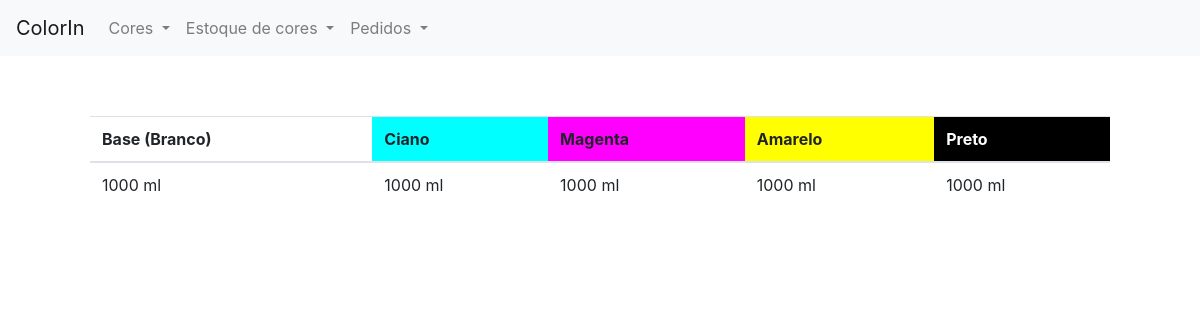
The page /stock_status on the database as committed earlier.
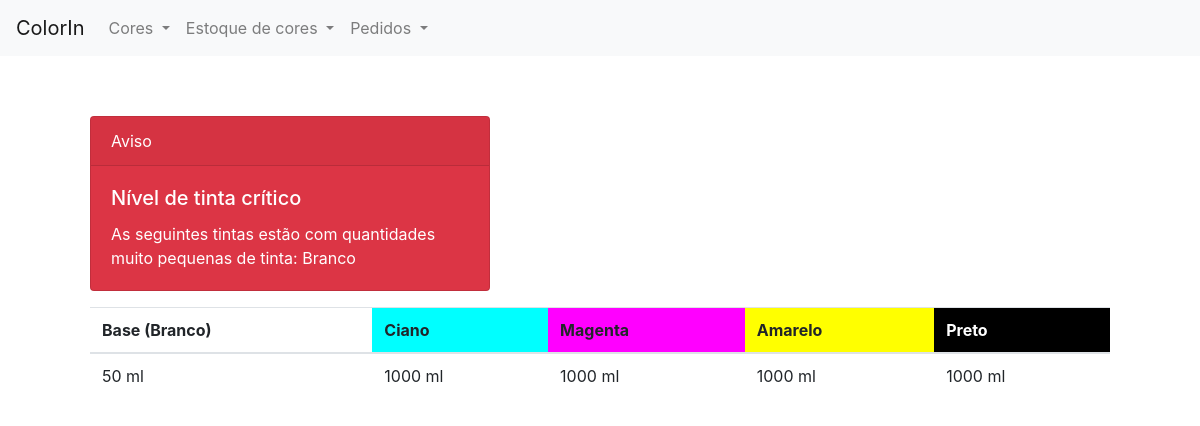
The same page on the database as committed later.
### color_in/models/stock.py (models this page shows)
class Stock(models.Model):
    stock_base = models.IntegerField(verbose_name='Base (Branco)', validators=[
                                     MinValueValidator(0)])
    stock_black = models.IntegerField(verbose_name='Preto',
                                      validators=[MinValueValidator(0)])
    stock_yellow = models.IntegerField(verbose_name='Amarelo',
                                       validators=[MinValueValidator(0)])
    stock_magenta = models.IntegerField(verbose_name='Magenta',
                                        validators=[MinValueValidator(0)])
    stock_cyan = models.IntegerField(verbose_name='Ciano',
                                     validators=[MinValueValidator(0)])
    stock_status = models.BooleanField(verbose_name='Status')

### color_in/views/stock_view.py (the view)
# urls.py: path('stock_status', StockObjectListView.as_view(), name='stock-status'),
class StockObjectListView(ListView):
    model = Stock
    queryset = Stock.objects.filter(pk=1)
    def get_critical_colors(self):
        critical_level = 100
        obj = Stock.objects.get(pk=1)
        all_levels = [(obj.stock_base, 'Branco'), (obj.stock_black, 'Preto'),
                      (obj.stock_yellow, 'Amarelo'), (obj.stock_magenta, 'Magenta'),
                      (obj.stock_cyan, 'Ciano')]
        critical_colors = filter(lambda tup: tup[0] <= critical_level, all_levels)
        critical_colors = list(map(lambda tup: tup[1], critical_colors))
        return critical_colors
    def get_context_data(self, **kwargs):
        data = super().get_context_data(**kwargs)
        critical_colors = self.get_critical_colors()
        data['critical_colors_list'] = critical_colors
        data['critical_colors'] = ", ".join(critical_colors)
        return data

### color_in/templates/color_in/stock_list.html (shortened to what this page needs)
{% extends 'header.html' %}
    {% block content %}
    <table class="table">
        <thead>
            <tr>
                <th>Base (Branco)</th>
                <th bgcolor="cyan">Ciano</th>
                <th bgcolor="magenta">Magenta</th>
                <th bgcolor="yellow">Amarelo</th>
                <th bgcolor="black"><font color="white">Preto</font></th>
            </tr>
        </thead>
        <tbody>
            {% for element in object_list %}
            <tr>
                <td>{% firstof element.stock_base|stringformat:"i"|add:" ml" "Indisponível" %}</td>
                <td>{% firstof element.stock_cyan|stringformat:"i"|add:" ml" "Indisponível" %}</td>
                <td>{% firstof element.stock_magenta|stringformat:"i"|add:" ml" "Indisponível" %}</td>
                <td>{% firstof element.stock_yellow|stringformat:"i"|add:" ml" "Indisponível" %}</td>
                <td>{% firstof element.stock_black|stringformat:"i"|add:" ml" "Indisponível" %}</td>
                {% endfor %}
            </tr>
        </tbody>
        {% if critical_colors_list|length > 0 %}
        <div class="card text-white bg-danger mb-3" style="max-width: 25rem;">
                <div class="card-header">Aviso</div>
                <div class="card-body">
                  <h5 class="card-title">Nível de tinta crítico</h5>
                  <p class="card-text">As seguintes tintas estão com quantidades muito pequenas de tinta: {{ critical_colors }}</p>
                </div>
        </div>
        {% endif %}
        {% endblock %}

Rows that differ between the two databases and show on the page:
changed Stock "1000 ml": stock_base "1000 ml" → "50 ml"
Other text that changed with them:
{{ critical_colors }}: (not shown) → "Branco"
text now shown: "Aviso Nível de tinta crítico As seguintes tintas estão com quantidades muito pequenas de tinta:"
